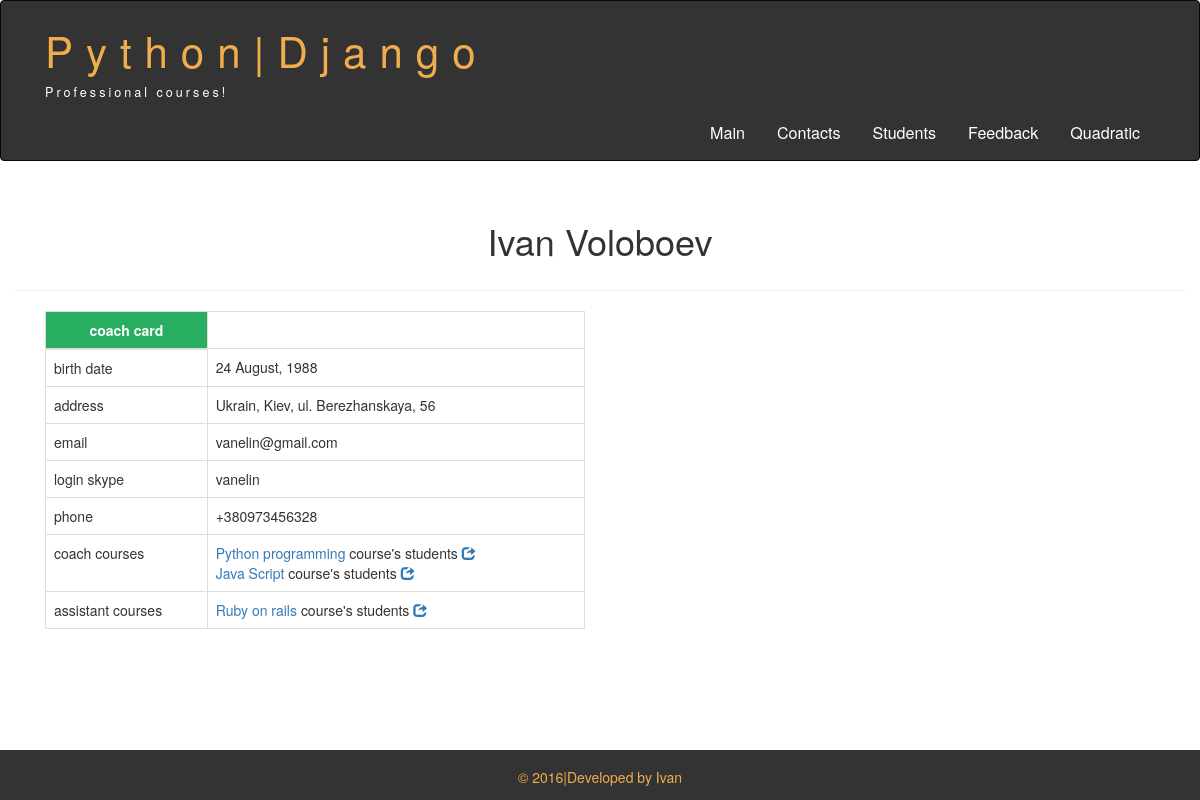
Page /coaches/1/ on the committed database.
### coaches/models.py (models this page shows, shortened)
class Coach(models.Model):
    user = models.OneToOneField(User)
    date_of_birth = models.DateField()
    gender = models.CharField(max_length=1, choices=(
        ('M', 'Male'),
        ('F', 'Female')
    ))
    phone = models.CharField(max_length=15)
    address = models.CharField(max_length=255)
    skype = models.CharField(max_length=50)
    description = models.TextField()
    def name(self):
        return self.user.first_name
    name.short_description = 'name'
    def last_name(self):
        return self.user.last_name
    last_name.short_description = 'last_name'

### courses/models.py (models this page shows, shortened)
class Course(models.Model):
    name = models.CharField(max_length=255)
    short_description = models.CharField(max_length=255)
    description = models.TextField()
    coach = models.ForeignKey(Coach, blank=True, null=True, related_name='coach_courses')
    assistant = models.ForeignKey(Coach, blank=True, null=True, related_name='assistant_courses')

### coaches/views.py (the view)
def detail(request, coach_id):
        coach = Coach.objects.get(id=coach_id)
        return render(request, 'coaches/detail.html', {'coaches': coach})

### templates/coaches/detail.html (shortened to what this page needs)
{% extends "base.html" %}
{% load staticfiles %}
{% block page_main_header %}{{ coaches.name }} {{ coaches.last_name }}{% endblock %}
{% block content %}
<div class="col-lg-12">
  <div class="col-md-6">
    <div class="table-responsive">
      <table class="table table-bordered">
        <thead>
          <tr>
            <th width="30%">coach card</th>
          </tr>
        </thead>
        <tbody>
          <tr>
            <td>birth date</td>
            <td>{{ coaches.date_of_birth|date:'j F, Y'  }}</td>
          </tr>
          <tr>
            <td>address</td>
            <td>{{ coaches.address }}</td>
          </tr>
          <tr>
            <td>email</td>
            <td>{{ coaches.user.email }}</td>
          </tr>
          <tr>
            <td>login skype</td>
            <td>{{ coaches.skype }}</td>
          </tr>
          <tr>
            <td>phone</td>
            <td>{{ coaches.phone }}</td>
          </tr>
          {% if coaches.coach_courses.all|length > 0 %}
          <tr>
            <td>coach courses</td>
            <td>
              {% for i in coaches.coach_courses.all %}
                <a href="{% url 'courses:detail' i.id %}">{{ i.name }}</a>
                course's students <a href="{% url 'students:list_view' %}?course_id={{i.id}}">
                <span class="glyphicon glyphicon-share"></span></a><br>
              {% endfor %}
            </td>
          </tr>
          {% endif %}
          {% if coaches.assistant_courses.all|length > 0 %}
          <tr>
            <td>assistant courses</td>
            <td>
              {% for i in coaches.assistant_courses.all %}
                <a href="{% url 'courses:detail' i.id %}">{{ i.name }}</a>
                course's students <a href="{% url 'students:list_view' %}?course_id={{i.id}}">
                <span class="glyphicon glyphicon-share"></span></a><br>
              {% endfor %}
            </td>
          </tr>
          {% endif %}
        </tbody>
      </table>
    </div>
  </div>
  <div class="col-md-6">
  </div>
</div>
{% endblock content %}

### static/css/style.css (style rules this page uses)
html { position: relative; min-height: 100%; }
body { margin-bottom: 60px; }
.table > thead:first-child > tr:first-child > th { background-color: #27ae60; color: #ffffff; text-align: center; }

### rows in the picture
Coach: name "Ivan", last_name "Voloboev", date_of_birth "24 August, 1988", address "Ukrain, Kiev, ul. Berezhanskaya, 56", user.email "vanelin@gmail.com", skype "vanelin", phone "+380973456328"
Course: name "Python programming"
Course: name "Java Script"
Course: name "Ruby on rails"
